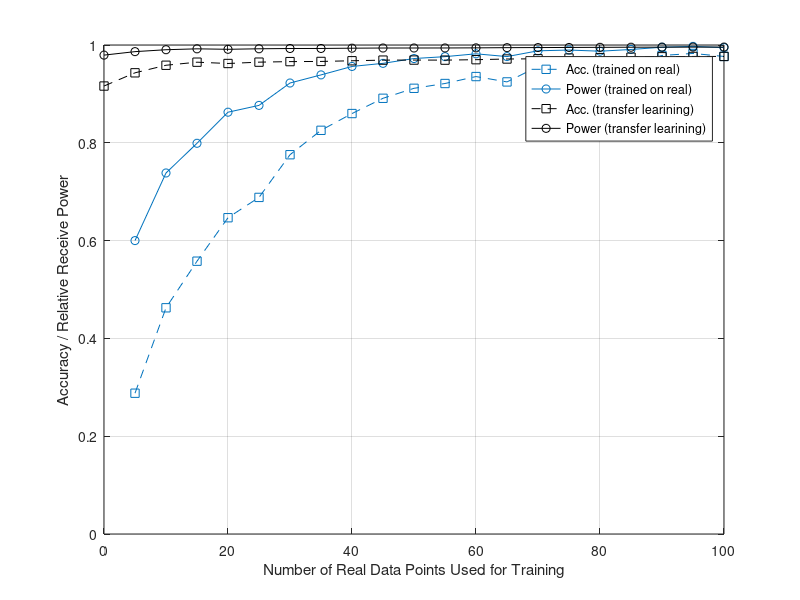

The MATLAB source for this figure:
load('all_acc_train_on_real_compare_to_transfer2.mat');
load('all_pwr_train_on_real_compare_to_transfer2.mat');
load('all_acc_train_on_transfer_final_batch8.mat');
load('all_pwr_train_on_transfer_final_batch8.mat');

all_acc_train_on_real4_compare_to_transfer = squeeze(mean(all_acc_train_on_real_compare_to_transfer2, 2));
all_pwr_train_on_real4_compare_to_transfer = squeeze(mean(all_pwr_train_on_real_compare_to_transfer2, 2));
all_acc_train_on_transfer_final = squeeze(mean(all_acc_train_on_transfer_final_batch8, 2));
all_pwr_train_on_transfer_final = squeeze(mean(all_pwr_train_on_transfer_final_batch8, 2));


num_data = 0:5:100;

plot(5:5:100, all_acc_train_on_real4_compare_to_transfer(2, :), '--s', "Color", "#0072BD");
hold on
plot(5:5:100, all_pwr_train_on_real4_compare_to_transfer(2, :), '-o', "Color", "#0072BD");
hold on
plot(0:5:100, all_acc_train_on_transfer_final(2, :), '--s', "Color", "#000000");
hold on
plot(0:5:100, all_pwr_train_on_transfer_final(2, :), '-o', "Color", "#000000");
grid on

xlabel('Number of Real Data Points Used for Training');
ylabel('Accuracy / Relative Receive Power');

ylim([0, 1]);
% legend( 'Acc. (transfer learining)', 'Power (transfer learining)');
legend('Acc. (trained on real)', 'Power (trained on real)', 'Acc. (transfer learining)', 'Power (transfer learining)');